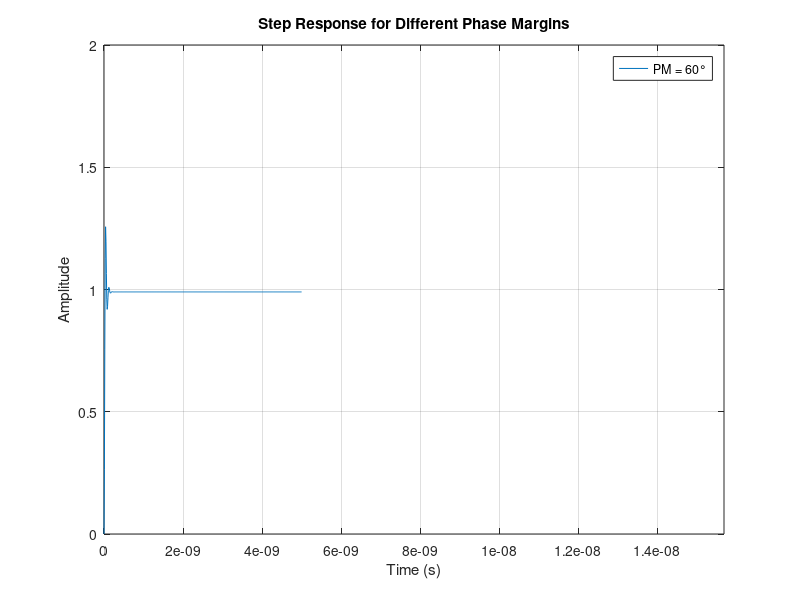

Here is the MATLAB script that generated this plot:
% Open-loop transfer function parameters
A0 = 100;  % DC gain
f2 = 1e10; % Second pole frequency (Hz)
w2 = 2*pi*f2;  % Second pole frequency (rad/s)

% Phase margin values (in degrees)
PM = [60, 45, 30];

% Corresponding ωd values (rad/s)
wd_values = [3.63e8, 6.28e8, 1.088e9];

% Time vector for step response
t = 0:1e-11:5e-9;

% Plot step responses for each ωd value
figure;
hold on;

for i = 1:length(PM)
    wd = wd_values(i);
    
    % Open-loop transfer function
    s = tf('s');
    A = A0 / (1 + s/wd) / (1 + s/w2);
    
    % Closed-loop transfer function
    T = feedback(A, 1);
    
    % Plot step response
    step(T, t);
end

legend('PM = 60°', 'PM = 45°', 'PM = 30°');
xlabel('Time (s)');
ylabel('Amplitude');
title('Step Response for Different Phase Margins');

% Set axis limits to zoom in
xlim([0, 5e-9]);
ylim([0, 2]);

grid on;
hold off;